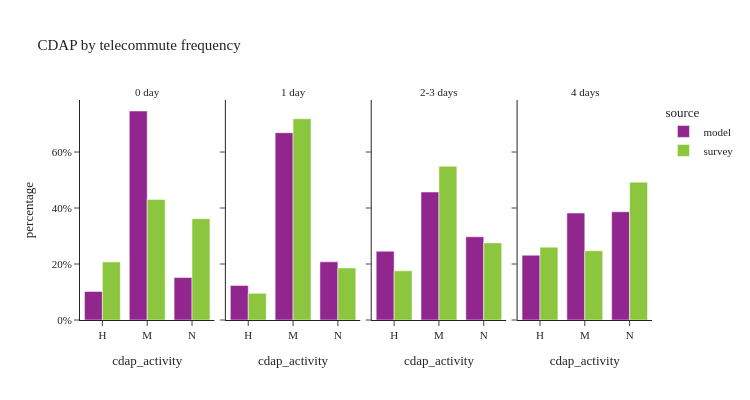

The notebook cell saved with this chart:
### Code cell
util.plot_share_facetbar(per_data, 'person_weight', share_col="cdap_activity", title="CDAP by telecommute frequency", 
                            facet_col="telecommute_frequency_label", facet_col_wrap=4, height=400, orientation='v')

### Figure 1 — Plotly figure (JSON) as saved in the notebook; plotly's stock layout.template omitted (floating-point values rounded to 4 significant figures)
{"data": [{"alignmentgroup": "True", "customdata": [[100729], [738243], [149968]], "hovertemplate": "source=model<br>telecommute_frequency_label=0 day<br>cdap_activity=%{x}<br>percentage=%{y}<br>sample_size=%{customdata[0]}<extra></extra>", "legendgroup": "model", "marker": {"color": "#91268F", "pattern": {"shape": ""}}, "name": "model", "offsetgroup": "model", "orientation": "v", "showlegend": true, "textposition": "auto", "type": "bar", "x": ["H", "M", "N"], "xaxis": "x", "y": [0.1019, 0.7465, 0.1516], "yaxis": "y"}, {"alignmentgroup": "True", "customdata": [[11106], [60211], [18699]], "hovertemplate": "source=model<br>telecommute_frequency_label=1 day<br>cdap_activity=%{x}<br>percentage=%{y}<br>sample_size=%{customdata[0]}<extra></extra>", "legendgroup": "model", "marker": {"color": "#91268F", "pattern": {"shape": ""}}, "name": "model", "offsetgroup": "model", "orientation": "v", "showlegend": false, "textposition": "auto", "type": "bar", "x": ["H", "M", "N"], "xaxis": "x2", "y": [0.1234, 0.6689, 0.2077], "yaxis": "y2"}, {"alignmentgroup": "True", "customdata": [[77156], [143561], [93357]], "hovertemplate": "source=model<br>telecommute_frequency_label=2-3 days<br>cdap_activity=%{x}<br>percentage=%{y}<br>sample_size=%{customdata[0]}<extra></extra>", "legendgroup": "model", "marker": {"color": "#91268F", "pattern": {"shape": ""}}, "name": "model", "offsetgroup": "model", "orientation": "v", "showlegend": false, "textposition": "auto", "type": "bar", "x": ["H", "M", "N"], "xaxis": "x3", "y": [0.2457, 0.4571, 0.2972], "yaxis": "y3"}, {"alignmentgroup": "True", "customdata": [[45980], [75925], [76838]], "hovertemplate": "source=model<br>telecommute_frequency_label=4 days<br>cdap_activity=%{x}<br>percentage=%{y}<br>sample_size=%{customdata[0]}<extra></extra>", "legendgroup": "model", "marker": {"color": "#91268F", "pattern": {"shape": ""}}, "name": "model", "offsetgroup": "model", "orientation": "v", "showlegend": false, "textposition": "auto", "type": "bar", "x": ["H", "M", "N"], "xaxis": "x4", "y": [0.2314, 0.382, 0.3866], "yaxis": "y4"}, {"alignmentgroup": "True", "customdata": [[2667], [3068], [4093]], "hovertemplate": "source=survey<br>telecommute_frequency_label=0 day<br>cdap_activity=%{x}<br>percentage=%{y}<br>sample_size=%{customdata[0]}<extra></extra>", "legendgroup": "survey", "marker": {"color": "#8CC63E", "pattern": {"shape": ""}}, "name": "survey", "offsetgroup": "survey", "orientation": "v", "showlegend": true, "textposition": "auto", "type": "bar", "x": ["H", "M", "N"], "xaxis": "x", "y": [0.2074, 0.4305, 0.3621], "yaxis": "y"}, {"alignmentgroup": "True", "customdata": [[40], [299], [81]], "hovertemplate": "source=survey<br>telecommute_frequency_label=1 day<br>cdap_activity=%{x}<br>percentage=%{y}<br>sample_size=%{customdata[0]}<extra></extra>", "legendgroup": "survey", "marker": {"color": "#8CC63E", "pattern": {"shape": ""}}, "name": "survey", "offsetgroup": "survey", "orientation": "v", "showlegend": false, "textposition": "auto", "type": "bar", "x": ["H", "M", "N"], "xaxis": "x2", "y": [0.09525, 0.7188, 0.1859], "yaxis": "y2"}, {"alignmentgroup": "True", "customdata": [[198], [617], [386]], "hovertemplate": "source=survey<br>telecommute_frequency_label=2-3 days<br>cdap_activity=%{x}<br>percentage=%{y}<br>sample_size=%{customdata[0]}<extra></extra>", "legendgroup": "survey", "marker": {"color": "#8CC63E", "pattern": {"shape": ""}}, "name": "survey", "offsetgroup": "survey", "orientation": "v", "showlegend": false, "textposition": "auto", "type": "bar", "x": ["H", "M", "N"], "xaxis": "x3", "y": [0.1755, 0.549, 0.2754], "yaxis": "y3"}, {"alignmentgroup": "True", "customdata": [[206], [206], [407]], "hovertemplate": "source=survey<br>telecommute_frequency_label=4 days<br>cdap_activity=%{x}<br>percentage=%{y}<br>sample_size=%{customdata[0]}<extra></extra>", "legendgroup": "survey", "marker": {"color": "#8CC63E", "pattern": {"shape": ""}}, "name": "survey", "offsetgroup": "survey", "orientation": "v", "showlegend": false, "textposition": "auto", "type": "bar", "x": ["H", "M", "N"], "xaxis": "x4", "y": [0.2602, 0.2474, 0.4924], "yaxis": "y4"}], "layout": {"annotations": [{"font": {}, "showarrow": false, "text": "0 day", "x": 0.1175, "xanchor": "center", "xref": "paper", "y": 1.0, "yanchor": "bottom", "yref": "paper"}, {"font": {}, "showarrow": false, "text": "1 day", "x": 0.3725, "xanchor": "center", "xref": "paper", "y": 1.0, "yanchor": "bottom", "yref": "paper"}, {"font": {}, "showarrow": false, "text": "2-3 days", "x": 0.6275, "xanchor": "center", "xref": "paper", "y": 1.0, "yanchor": "bottom", "yref": "paper"}, {"font": {}, "showarrow": false, "text": "4 days", "x": 0.8825, "xanchor": "center", "xref": "paper", "y": 1.0, "yanchor": "bottom", "yref": "paper"}], "barmode": "group", "height": 400, "legend": {"title": {"text": "source"}, "tracegroupgap": 0}, "title": {"text": "CDAP by telecommute frequency"}, "width": 750, "xaxis": {"anchor": "y", "domain": [0.0, 0.235], "title": {"text": "cdap_activity"}}, "xaxis2": {"anchor": "y2", "domain": [0.255, 0.49], "matches": "x", "title": {"text": "cdap_activity"}}, "xaxis3": {"anchor": "y3", "domain": [0.51, 0.745], "matches": "x", "title": {"text": "cdap_activity"}}, "xaxis4": {"anchor": "y4", "domain": [0.765, 1.0], "matches": "x", "title": {"text": "cdap_activity"}}, "yaxis": {"anchor": "x", "domain": [0.0, 1.0], "tickformat": ".0%", "title": {"text": "percentage"}}, "yaxis2": {"anchor": "x2", "domain": [0.0, 1.0], "matches": "y", "showticklabels": false, "tickformat": ".0%"}, "yaxis3": {"anchor": "x3", "domain": [0.0, 1.0], "matches": "y", "showticklabels": false}, "yaxis4": {"anchor": "x4", "domain": [0.0, 1.0], "matches": "y", "showticklabels": false}}}
